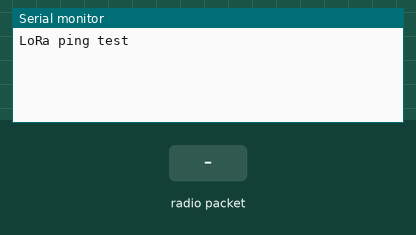
This sketch was run on a simulated Arduino Uno, built with avr-gcc and run on an emulated ATmega328P. Shown: the last lines printed to the serial monitor. The test bench sets the inputs (shaded band). No radio packets arrive unless stated.

Above: at 1.2 s.
1.3 s: radio packet "1" arrives
At 2.5 s:
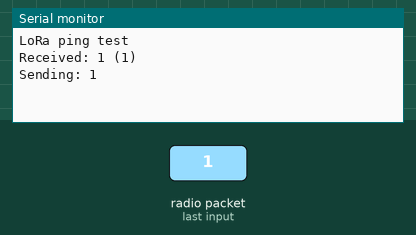
2.8 s: radio packet "0" arrives
At 3.7 s:
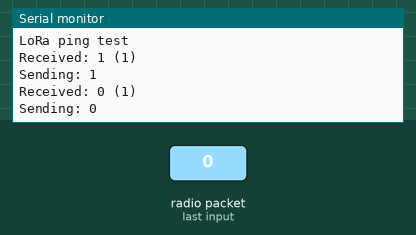
4.3 s: radio packet "2" arrives
At 4.8 s:
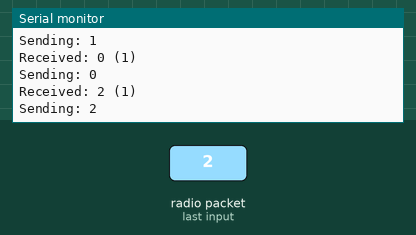

The sketch:

pingTest.ino
```cpp
#include <SPI.h>
#include <LoRa.h>

int counter = 0;

void setup() {
  Serial.begin(9600);
  while (!Serial);

  Serial.println("LoRa ping test");

  if (!LoRa.begin(915E6)) {
    Serial.println("Starting LoRa failed!");
    while (1);
  }
}

void loop() {

  //wait for message, then send it back
  int mSize = LoRa.parsePacket();
  if(mSize){
    int message[mSize];
    Serial.print("Received: ");
    while (LoRa.available()){
      for(int i = 0; i < mSize; i++){
        int b = LoRa.read();
        message[i] = b;
        Serial.print((char)b);
      }
     }
     Serial.print(" (");Serial.print(mSize);Serial.println(")");

     //message[1] = 111;  //make reply pong
     Serial.print("Sending: ");
     LoRa.beginPacket();
     for(int i = 0; i < mSize; i++){
      LoRa.write(message[i]);
     }
     LoRa.endPacket();

     for(int i = 0; i < mSize; i++)
      Serial.print((char)message[i]);
     Serial.println("");

  }

}
```

Measured:
- after the input at 1.3 s, the serial monitor: prints a new line at once (image 1)
- after the input at 2.8 s, the serial monitor: prints a new line at once (image 2)
- after the input at 4.3 s, the serial monitor: prints a new line at once (image 3)
